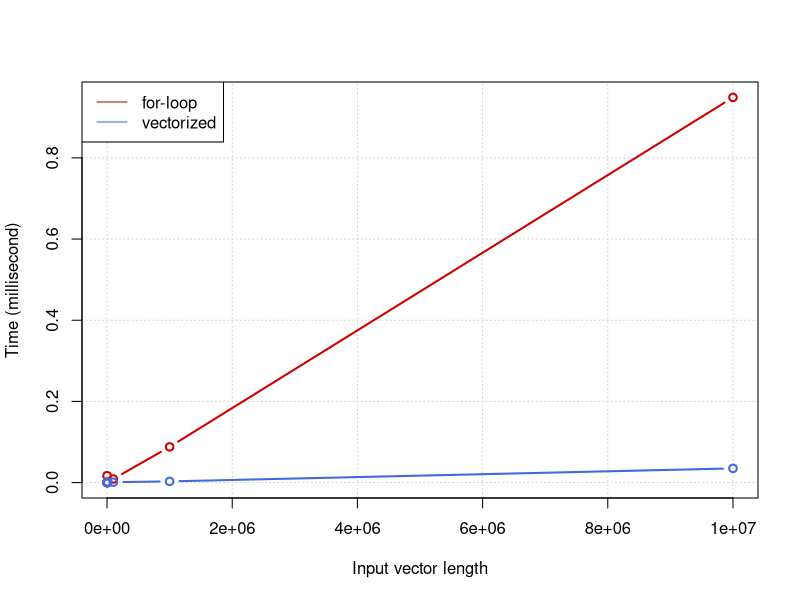

Reproduce this figure in R.
## ---- chunk 1
# write function with loop
f1 <- function( x, y ) {
  
  # create vector to store sum of vectors
  sumVector <- rep( c( 0 ), each = length( x ) )
  
  for ( element in 1:length( x ) ) {
    sumVector[ element ] <- x[ element ] + y[ element ]
  } # end for
  
  sumVector
} # end function
## ---- chunk 2
f2 <- function( x, y ){
  x + y
}
## ---- chunk 3
# create vectors x and y
x <- c( 1 : 1000000 )
y <- x

# calculate and record the run time of the functions
print( system.time( f1( x, y )) [ 1 ] )
## ---- chunk 4
plot.runtime <- function(ns, t.loop, t.vectorized)
{
  plot(ns, t.loop, ylim=c(0, max(t.loop)), col="red3", 
       type="b", panel.first=grid(), lwd=2,
       xlab="Input vector length",
       ylab="Time (millisecond)")
  lines(ns, t.vectorized, col="royalblue", type="b", lwd=2)
  legend("topleft", c("for-loop", "vectorized"), 
         col=c("red3", "royalblue"), lwd=1)
}
## ---- chunk 5
# Create vector to store input lengths of different trials
z <- c( 10, 100, 1000, 10000, 100000, 1000000, 10000000 )

# Create vector to store runtimes of f1 for elements of vector z
f1Times <- rep( c( 0 ), each = length( z ) )

# Use a for loop to fill in elements of f1Times with the amount of time it takes f1 to execute depending on amount of elements ( indicated in vector z)
for ( element in 1 : length( z )) {
  tempVector <- c( 1: z[ element ])
  f1Times [ element ] <- system.time( f1( tempVector, tempVector )) [ 1 ]
}

# Create vector to store runtimes of f2 for elements of vector z
f2Times <- rep( c( 0 ), each = length( z ) )

# Use a for loop to fill in elements of f2Times with the amount of time it takes f1 to execute depending on amount of elements ( indicated in vector z)
for ( element in 1 : length( z )) {
  tempVector <- c( 1: z[ element ])
  f2Times [ element ] <- system.time( f2( tempVector, tempVector )) [ 1 ]
}

plot.runtime( z , f1Times, f2Times )

## ---- chunk 6
# Print out time it takes (in milliseconds) to compute the sum of 2 vectors with 10000000 elements using a for loop (function f1)
print ( f1Times[ 7 ] )

# Print out time it takes (in milliseconds) to compute the sum of 2 vectors with 10000000 elements using vectorized operation without a loop (function f2)
print ( f2Times[ 7 ] )

